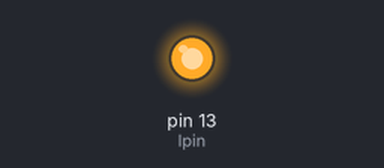
The sketch below on a simulated Arduino Uno, built with avr-gcc and run on an emulated ATmega328P. Shown: output pins drawn as LEDs (lit = HIGH).

Above: at 0.2 s.
At 39.5 s:
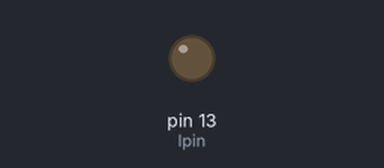
Timing chart, 0 to 43.2 s (numbered marks = the images above):
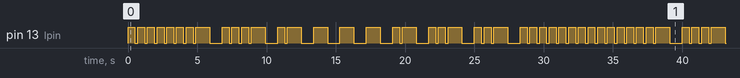

The sketch:

string8.ino
```cpp
int lpin = 13;
int j;
char a[50] = {'H','E','L','L','O'};

void setup() {
  // put your setup code here, to run once:
  Serial.begin(9600);
  pinMode(lpin,OUTPUT);
}

void loop() {
  // put your main code here, to run repeatedly:


for(j=0;a[j]!='\n';j++)
{
  if(a[j] == 'A' || a[j] == 'a')
  {
    A();
  }
  else if(a[j] == 'B' ||a[j] == 'b')
  {
    B();
  }
  else if(a[j] == 'C' || a[j] == 'c')
  {
    C();
  }
  else if(a[j] == 'D' || a[j] == 'd')
  {
    D();
  }
  else if(a[j] == 'E' || a[j] == 'e')
  {
    E();
  }
  else if(a[j] == 'F' || a[j] =='f')
  {
    f();
  }
  else if(a[j] == 'G' || a[j] == 'g')
  {
    G();
  }
  else if(a[j] == 'H' || a[j] == 'h')
  {
    H();
  }
  else if(a[j] == 'I' || a[j] == 'i')
  {
    I();
  }
  else if(a[j] == 'J' || a[j] == 'j')
  {
    J();
  }
  else if(a[j] == 'K' || a[j] == 'k')
  {
    K();
  }
  else if(a[j] == 'L' || a[j] == 'l')
  {
    L();
  }
  else if(a[j] == 'M' || a[j] == 'm')
  {
    M();
  }
  else if(a[j] == 'N' || a[j] == 'n')
  {
    N();
  }
  else if(a[j] == 'O' || a[j] == 'o')
  {
    O();
  }
  else if(a[j] == 'P' || a[j] == 'p')
  {
    P();
  }
  else if(a[j] == 'Q' || a[j] == 'q')
  {
    Q();
  }
  else if(a[j] == 'R' || a[j] == 'r')
  {
    R();
  }
  else if(a[j] == 'S' || a[j] == 's')
  {
    S();
  }
  else if(a[j] == 'T' || a[j] == 't')
  {
    T();
  }
  else if(a[j] == 'U' || a[j] == 'u')
  {
    U();
  }
  else if(a[j] == 'V' || a[j] == 'v')
  {
    V();
  }
  else if(a[j] == 'W' || a[j] == 'w')
  {
    W();
  }
  else if(a[j] == 'X' || a[j] == 'x')
  {
    X();
  }
  else if(a[j] == 'Y' || a[j] == 'y')
  {
    Y();
  }
  else if(a[j] == 'Z' || a[j] == 'z')
  {
    Z();
  }
}

}

void longtime()
 {
   digitalWrite(lpin,HIGH);
   delay(1000);
   digitalWrite(lpin,LOW);
   delay(900);
 }
void shorttime()
 {
  digitalWrite(lpin,HIGH);
  delay(500);
  digitalWrite(lpin,LOW);
  delay(200);
 }
void A()
{
  int i;
  for(i=0;i<2;i++)
  {
    if(i==0)
    {
    shorttime();
    }
   else
    {
    longtime();
    }
  }
}
void B()
{
  int i;
   for(i=0;i<4;i++)
   {
    if(i==0)
    {
      longtime();
    }
    else
    {
      shorttime();
    }
   }
}
void C()
{
  int i;
   for(i=0;i<4;i++)
   {
    if(i==0||i==2)
    {
      longtime();
    }
    else
    {
      shorttime();
    }
  }
}
void D()
{
  int i;
   for(i=0;i<3;i++)
   {
     if(i==0)
      {
      longtime();
      }
     else
     {
      shorttime();
     }
   }
}
 void E()
 {
  int i;
  for(i=0;i<1;i++)
  {
    shorttime();
  }
 }
 void f()
 {
  int i;
  for(i=0;i<4;i++)
  {
    if(i==3)
    {
      longtime();
    }
    else
    {
      shorttime();
    }
  }
 }
 void  G()
 {
  int i;
  for(i=0;i<3;i++)
  {
    if(i==2)
    {
      shorttime();
    }
    else
    {
      longtime();
    }
  }
 }
void H()
{
  int i;
  for(i=0;i<4;i++)
  {
  shorttime();
  }
}
void I()
 {
  int i;
  for(i=0;i<2;i++)
  {
  shorttime();
  }
 }
void J()
{
  int i;
for(i=0;i<4;i++)
{
  if(i==0)
  {
    shorttime();
  }
  else
  {
    longtime();
  }
 }
}
void K()
{
  int i;
  for(i=0;i<3;i++)
  {
   if(i==1)
   {
     shorttime();
   }
   else
   {
    longtime();
   }
  }
}
void L()
{
  int i;
  for(i=0;i<4;i++)
  {
    if(i==2)
    {
      longtime();
    }
    else
    {
      shorttime();
    }
  }
}
void M()
{
  int i;
 for(i=0;i<2;i++)
 {
  longtime();
 }
}
void N()
{
  int i;
  for(i=0;i<2;i++)
  {
   if(i==0)
   {
     longtime();
   }
   else
   {
     shorttime();
   }
  }
}
 void O()
 {
  int i;
  for(i=0;i<3;i++)
   {
    longtime();
   }
 }
 void P()
{
  int i;
  for(i=0;i<4;i++)
  {
    if(i==0||i==3)
    {
      shorttime();
    }
    else
    {
      longtime();
    }
  }
}
 void Q()
 {
  int i;
  for(i=0;i<4;i++)
  {
    if(i==3)
   {
     shorttime();
   }
    else
   {
     longtime();
   }
  }
}
void R()
{
  int i;
  for(i=0;i<3;i++)
  {
   if(i==1)
   {
     longtime();
   }
   else
   {
     shorttime();
   }
 }
}
 void S()
{
  int i;
  for(i=0;i<3;i++)
  {
   shorttime();
  }
}
void T()
{
  int i;
  for(i=0;i<1;i++)
  {
   longtime();
  }
}
void U()
{
  int i;
  for(i=0;i<3;i++)
  {
    if(i==2)
    {
      longtime();
    }
    else
    {
      shorttime();
    }
  }
}
void V()
{
  int i;
  for(i=0;i<4;i++)
  {
    if(i==3)
   {
     longtime();
   }
    else
   {
     shorttime();
   }
 }
}
void W()
{
  int i;
  for(i=0;i<3;i++)
  {
    if(i==0)
    {
      shorttime();
    }
    else
    {
      longtime();
    }
  }
}
void X()
{
  int i;
  for(i=0;i<4;i++)
  {
    if(i==1||i==2)
    {
      shorttime();
    }
    else
   {
    longtime();
   }
  }
}
void Y()
{
  int i;
  for(i=0;i<4;i++)
   {
    if(i==1)
    {
    shorttime();
    }
    else
    {
    longtime();
    }
  }
}
void Z()
{
  int i;
  for(i=0;i<3;i++)
  {
    if(i==2)
    {
    shorttime();
    }
   else
    {
    longtime();
    }
  }
}
```

Measured:
- by itself, pin 13 (lpin): moves between LOW and HIGH, repeating every 33.2 s
- by itself, everything shown: repeats every 33.2 s, in 64 steps
